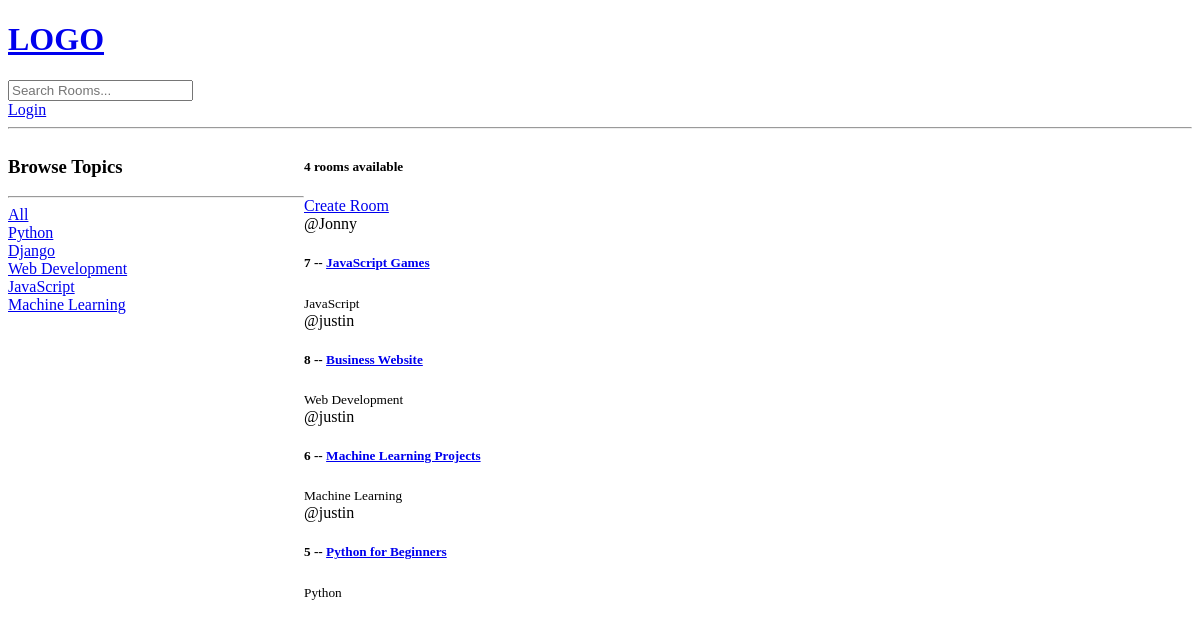
/, run on an earlier commit of the app's database.
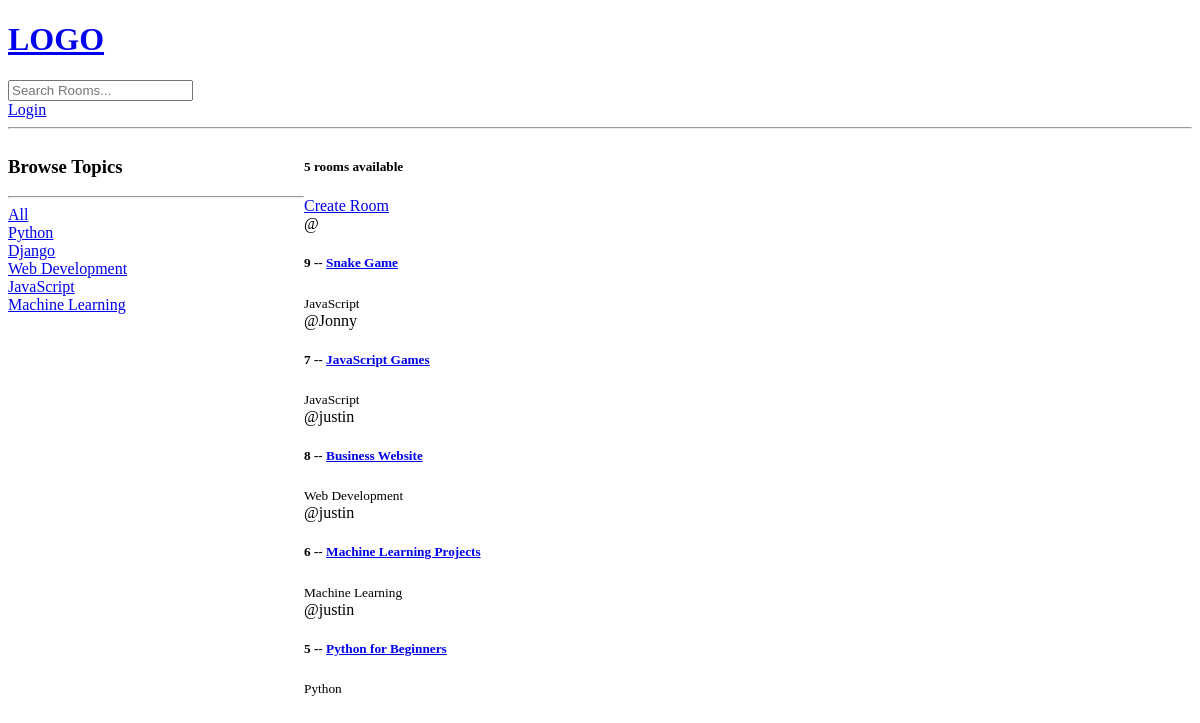
And on a later commit of the database.
### base/models.py (models this page shows, shortened)
class Topic(models.Model):
    name = models.CharField(max_length=200)

class Room(models.Model):
    host = models.ForeignKey(User, on_delete=models.SET_NULL, null=True) # Whenever we SET_NULL on delete, we must specify that it can be null in the database
    topic = models.ForeignKey(Topic, on_delete=models.SET_NULL, null=True)
    name = models.CharField(max_length=200)
    description = models.TextField(null=True, blank=True)
    participants = models.ManyToManyField(User, related_name='participants', blank=True) # Since we already have a user as as foreign key, we will specify related_name to 'participants'
    updated = models.DateTimeField(auto_now=True) # auto_now takes a snapshot for everytime we save an item
    created = models.DateTimeField(auto_now_add=True) # auto_now_add only takes a timestamp when we FIRST create/save this instance
    class Meta:
        ordering = ['-updated', '-created'] # Order in descending order ('updated' means ASCENDING)

### base/views.py (the view)
# urls.py: path('', views.home, name='home'),
def home(request):
    q = request.GET.get('q') if request.GET.get('q') != None else ''
    rooms = Room.objects.filter(
        Q(topic__name__icontains=q) | # Searchinig by topic name
        Q(name__icontains=q) |
        Q(description__icontains=q)
    )
    room_count = rooms.count() # We can also do len(rooms), but the count() method for query sets just work faster
    topics = Topic.objects.all()
    context = {'rooms':rooms, 'topics':topics, 'room_count':room_count}
    return render(request,
                'base/home.html', # Render HTML page
                context) # Passing in rooms array into home.html as our CONTEXT into the HTML page

### base/templates/base/home.html (shortened to what this page needs)
{% extends 'main.html' %}
{% block content %}
<div class="home-container">
    <div>
        <h3>Browse Topics</h3>
        <hr>
        <div>
            <a href="{% url 'home' %}">All</a>
        </div>
        {% for topic in topics %}
            <div>
                <a href="{% url 'home' %}?q={{topic.name}}">{{topic.name}}</a>
            </div>
        {% endfor %}
    </div>
    <div>
        <h5>{{room_count}} rooms available</h5>
        <a href="{% url 'create-room' %}">Create Room</a>
        <div>
            {% for room in rooms %}
                <div>
                    <span>@{{room.host.username}}</span>
                    <h5>{{room.id}} -- <a href="{% url 'room'  room.id %}">{{room.name}}</a></h5>
                    <small>{{room.topic.name}}</small>
                </div>
            {% endfor %}
        </div>
    </div>
</div>
{% endblock content %}

What changed in the data, as far as the page shows it:
added Room: id "9", name "Snake Game", topic.name "JavaScript"
Also different on the page:
{{ room_count }}: "4" → "5"
